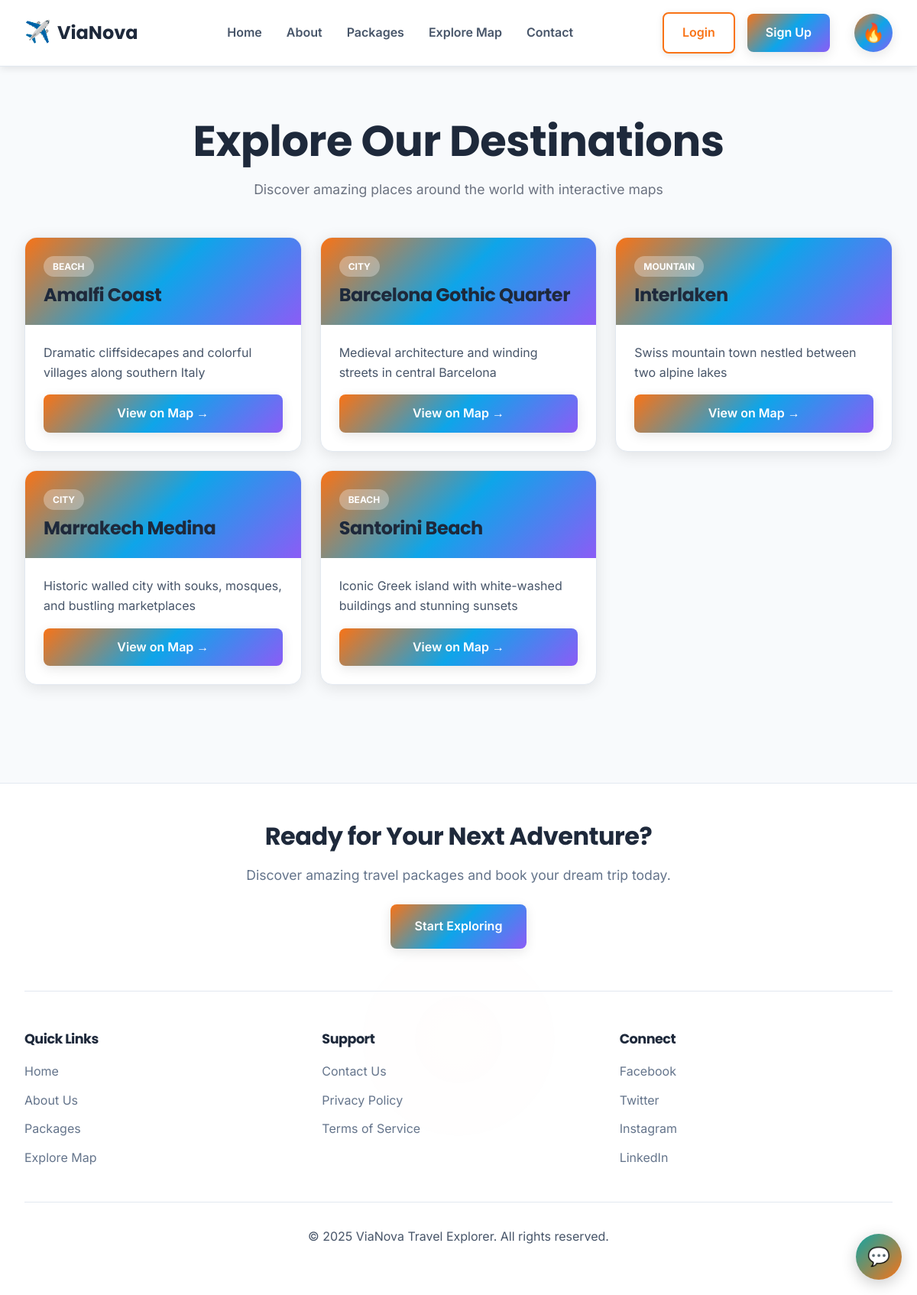
/pages/map.php, run on the app's committed database.
### tables this page shows
CREATE TABLE places (
  id INT AUTO_INCREMENT PRIMARY KEY,
  name VARCHAR(100) NOT NULL,
  category VARCHAR(50),  
  description TEXT,
  latitude DECIMAL(10, 8),
  longitude DECIMAL(11, 8),
  created_at TIMESTAMP DEFAULT CURRENT_TIMESTAMP
);

### pages/map.php (the view, shortened to what this page needs)
<?php
require_once('../config/db.php');
$places_query = "SELECT id, name, category, description, latitude, longitude FROM places ORDER BY name ASC";
$places_result = $conn->query($places_query);
$places = [];
if ($places_result) {
    while ($row = $places_result->fetch_assoc()) {
        $places[] = $row;
    }
}
include_once('../includes/header.php');
?>
<?php include_once('../includes/navbar.php'); ?>
<section class="section" style="min-height: 80vh;">
    <div style="max-width: 1200px; margin: 0 auto;">
        <h1 style="text-align: center; margin-bottom: 1rem;">Explore Our Destinations</h1>
        <p style="text-align: center; color: #6b7280; font-size: 1.1rem; margin-bottom: 3rem;">
            Discover amazing places around the world with interactive maps
        </p>
        <?php if (empty($places)): ?>
            <div style="text-align: center; color: #9ca3af; padding: 2rem;">
                <p>No destinations available yet.</p>
            </div>
        <?php else: ?>
            <div class="places-grid">
                <?php foreach ($places as $place): ?>
                    <article class="place-card" role="article">
                        <div class="place-header">
                            <span class="place-category"><?php echo htmlspecialchars($place['category']); ?></span>
                            <h2 class="place-name"><?php echo htmlspecialchars($place['name']); ?></h2>
                        </div>
                        <div class="place-body">
                            <p class="place-description">
                                <?php echo htmlspecialchars($place['description']); ?>
                            </p>
                            <?php if (!empty($place['latitude']) && !empty($place['longitude'])): ?>
                                <a href="https://openstreetmap.org/?mlat=<?php echo htmlspecialchars($place['latitude']); ?>&mlon=<?php echo htmlspecialchars($place['longitude']); ?>&zoom=12"
                                   target="_blank"
                                   rel="noopener noreferrer"
                                   class="btn btn-primary place-map-link"
                                   aria-label="View <?php echo htmlspecialchars($place['name']); ?> on map">
                                   View on Map →
                                </a>
                            <?php endif; ?>
                        </div>
                    </article>
                <?php endforeach; ?>
            </div>
        <?php endif; ?>
    </div>
</section>
<?php include_once('../includes/footer.php'); ?>

### style.css (style rules this page uses)
:root { --bg-primary: #f8fafc; --bg-secondary: #ffffff; --bg-card: #ffffff; --bg-input: #f1f5f9; --text-primary: #1e293b; --text-secondary: #475569; --text-muted: #64748b; --accent-primary: #f97316; --accent-teal: #0ea5e9; --accent-orange: #f97316; --border-color: #e2e8f0; --shadow-color: rgba(0, 0, 0, 0.1); --gradient-main: linear-gradient(135deg, #f97316 0%, #0ea5e9 50%, #8b5cf6 100%); --gradient-hero: linear-gradient(135deg, rgba(248, 250, 252, 0.9) 0%, rgba(241, 245, 249, 0.8) 100%); --font-heading: 'Poppins', sans-serif; --font-body: 'Inter', sans-serif; --transition-default: all 0.3s cubic-bezier(0.4, 0, 0.2, 1); }
* { margin: 0; padding: 0; box-sizing: border-box; }
html { scroll-behavior: smooth; }
body { font-family: var(--font-body); background-color: var(--bg-primary); color: var(--text-primary); line-height: 1.6; transition: background-color 0.4s ease, color 0.4s ease; }
h1, h2, h3, h4, h5, h6 { font-family: var(--font-heading); font-weight: 700; margin-bottom: 1rem; letter-spacing: -0.5px; color: var(--text-primary); transition: color 0.4s ease; }
h1 { font-size: 3.5rem; line-height: 1.2; }
h2 { font-size: 2.5rem; line-height: 1.3; }
p { margin-bottom: 1rem; font-size: 1rem; color: var(--text-secondary); transition: color 0.4s ease; }
a { color: var(--accent-teal); text-decoration: none; transition: var(--transition-default); }
.btn { padding: 0.75rem 1.5rem; border: none; border-radius: 0.5rem; font-family: var(--font-body); font-size: 1rem; font-weight: 600; cursor: pointer; transition: var(--transition-default); text-decoration: none; display: inline-block; text-align: center; }
.btn-primary { background: var(--gradient-main); color: white; box-shadow: 0 4px 15px var(--shadow-color); position: relative; overflow: hidden; }
.btn-primary::before { content: ''; position: absolute; top: 0; left: -100%; width: 100%; height: 100%; background: linear-gradient(90deg, transparent, rgba(255,255,255,0.2), transparent); transition: left 0.5s; }
.section { padding: 4rem 2rem; max-width: 1200px; margin: 0 auto; }
.places-grid { display: grid; grid-template-columns: repeat(auto-fit, minmax(280px, 1fr)); gap: 1.5rem; }
.place-card { background: var(--bg-card); border-radius: 1rem; overflow: hidden; box-shadow: 0 4px 20px var(--shadow-color); border: 1px solid var(--border-color); transition: var(--transition-default); }
.place-header { background: var(--gradient-main); color: white; padding: 1.5rem; }
.place-category { display: inline-block; background: rgba(255, 255, 255, 0.3); padding: 0.25rem 0.75rem; border-radius: 2rem; font-size: 0.75rem; font-weight: 700; text-transform: uppercase; margin-bottom: 0.5rem; }
.place-name { font-size: 1.5rem; margin: 0; }
.place-body { padding: 1.5rem; }
.place-description { color: var(--text-secondary); margin-bottom: 1rem; }
.place-map-link { display: block; margin-top: 1rem; }

### data on the page
places: category "BEACH", name "Amalfi Coast", description "Dramatic cliffsidecapes and colorful villages along southern Italy"
places: category "CITY", name "Barcelona Gothic Quarter", description "Medieval architecture and winding streets in central Barcelona"
places: category "MOUNTAIN", name "Interlaken", description "Swiss mountain town nestled between two alpine lakes"
places: category "CITY", name "Marrakech Medina", description "Historic walled city with souks, mosques, and bustling marketplaces"
places: category "BEACH", name "Santorini Beach", description "Iconic Greek island with white-washed buildings and stunning sunsets"
